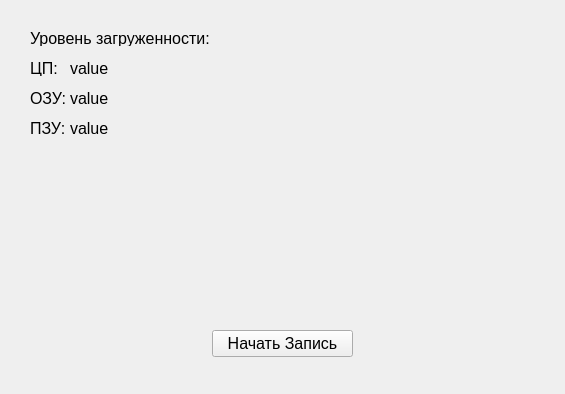
<?xml version="1.0" encoding="UTF-8"?>
<ui version="4.0">
 <class>loadlevel</class>
 <widget class="QWidget" name="loadlevel">
  <property name="geometry">
   <rect>
    <x>0</x>
    <y>0</y>
    <width>565</width>
    <height>394</height>
   </rect>
  </property>
  <property name="windowTitle">
   <string>Form</string>
  </property>
  <widget class="QPushButton" name="write_to_db">
   <property name="geometry">
    <rect>
     <x>212</x>
     <y>330</y>
     <width>141</width>
     <height>27</height>
    </rect>
   </property>
   <property name="font">
    <font>
     <pointsize>12</pointsize>
    </font>
   </property>
   <property name="text">
    <string>Начать Запись</string>
   </property>
  </widget>
  <widget class="QLabel" name="label">
   <property name="geometry">
    <rect>
     <x>30</x>
     <y>30</y>
     <width>191</width>
     <height>16</height>
    </rect>
   </property>
   <property name="font">
    <font>
     <pointsize>12</pointsize>
    </font>
   </property>
   <property name="text">
    <string>Уровень загруженности:</string>
   </property>
  </widget>
  <widget class="QLabel" name="CP">
   <property name="geometry">
    <rect>
     <x>30</x>
     <y>60</y>
     <width>31</width>
     <height>16</height>
    </rect>
   </property>
   <property name="font">
    <font>
     <pointsize>12</pointsize>
    </font>
   </property>
   <property name="text">
    <string>ЦП:</string>
   </property>
  </widget>
  <widget class="QLabel" name="CP_value">
   <property name="geometry">
    <rect>
     <x>70</x>
     <y>60</y>
     <width>131</width>
     <height>16</height>
    </rect>
   </property>
   <property name="font">
    <font>
     <pointsize>12</pointsize>
    </font>
   </property>
   <property name="text">
    <string>value</string>
   </property>
  </widget>
  <widget class="QLabel" name="CP_2">
   <property name="geometry">
    <rect>
     <x>30</x>
     <y>90</y>
     <width>41</width>
     <height>16</height>
    </rect>
   </property>
   <property name="font">
    <font>
     <pointsize>12</pointsize>
    </font>
   </property>
   <property name="text">
    <string>ОЗУ:</string>
   </property>
  </widget>
  <widget class="QLabel" name="CP_value_2">
   <property name="geometry">
    <rect>
     <x>70</x>
     <y>90</y>
     <width>131</width>
     <height>16</height>
    </rect>
   </property>
   <property name="font">
    <font>
     <pointsize>12</pointsize>
    </font>
   </property>
   <property name="text">
    <string>value</string>
   </property>
  </widget>
  <widget class="QLabel" name="CP_3">
   <property name="geometry">
    <rect>
     <x>30</x>
     <y>120</y>
     <width>41</width>
     <height>16</height>
    </rect>
   </property>
   <property name="font">
    <font>
     <pointsize>12</pointsize>
    </font>
   </property>
   <property name="text">
    <string>ПЗУ:</string>
   </property>
  </widget>
  <widget class="QLabel" name="CP_value_3">
   <property name="geometry">
    <rect>
     <x>70</x>
     <y>120</y>
     <width>131</width>
     <height>16</height>
    </rect>
   </property>
   <property name="font">
    <font>
     <pointsize>12</pointsize>
    </font>
   </property>
   <property name="text">
    <string>value</string>
   </property>
  </widget>
 </widget>
 <resources/>
 <connections/>
</ui>
